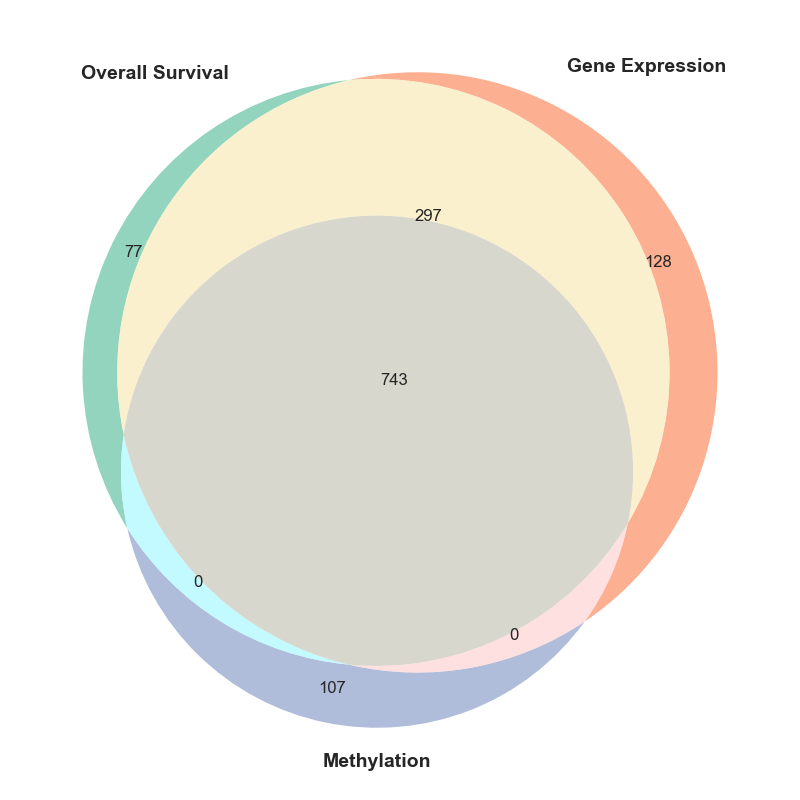

Write the Python code that produced this figure.
import matplotlib.pyplot as plt
from matplotlib_venn import venn3

# Imposta uno stile generale
plt.style.use('seaborn-whitegrid')

# Colori personalizzati
colors = ['#66c2a5', '#fc8d62', '#8da0cb']

# Crea la figura
plt.figure(figsize=(8,8))

# Crea il Venn diagram con i dati specificati
venn = venn3(
    subsets={
        '100': 77,      # Solo Lista 1
        '010': 128,    # Solo Lista 2
        '001': 107,    # Solo Lista 3
        '110': 297,    # Lista 1 e Lista 2
        '101': 0,      # Lista 1 e Lista 3
        '011': 0,      # Lista 2 e Lista 3
        '111': 743     # Tutte e tre
    },
    set_labels=('Overall Survival', 'Gene Expression', 'Methylation'),
    set_colors=colors,
    alpha=0.7
)

# Personalizza i font e il colore dei numeri
for text in venn.set_labels:
    text.set_fontsize(14)
    text.set_fontweight('bold')

for label in venn.subset_labels:
    if label:
        label.set_fontsize(12)

# Titolo elegante
plt.title("", fontsize=16, fontweight='bold', pad=20)

# Mostra il grafico
plt.tight_layout()
plt.savefig('venn_diagram.png')
plt.show()
